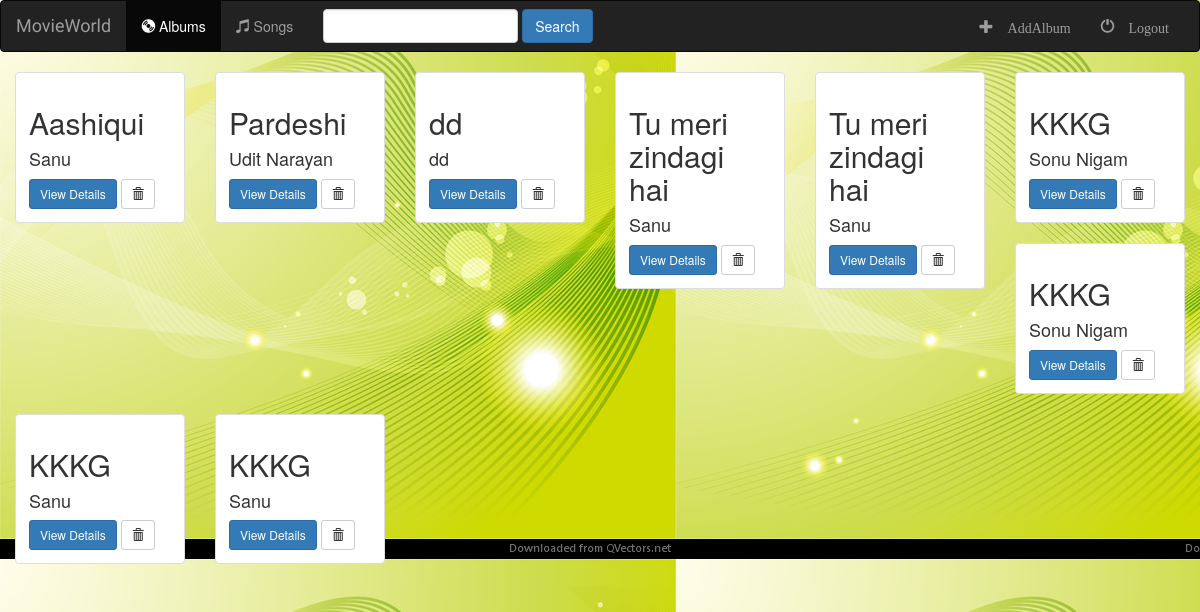
/music/, run on an earlier commit of the app's database.
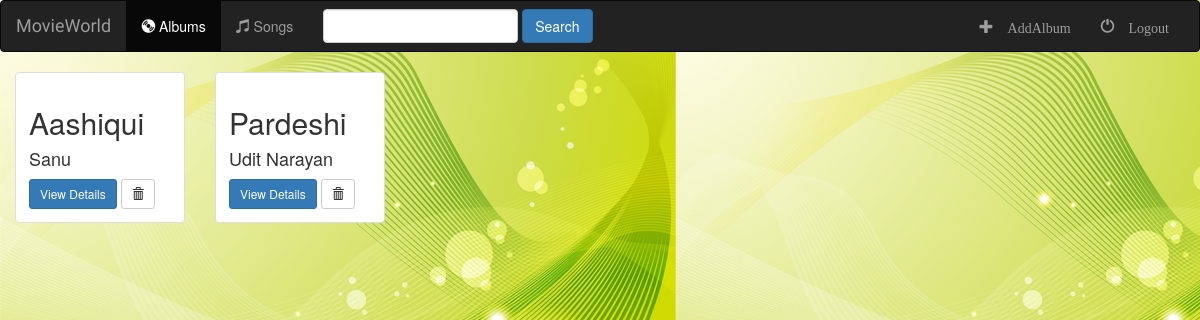
And on a later commit of the database.
### music/models.py (models this page shows, shortened)
class Album(models.Model):
    artist = models.CharField(max_length=200)
    album_title = models.CharField(max_length=200)
    genre = models.CharField(max_length=200)
    album_logo = models.FileField()

### music/views.py (the view)
# urls.py: path('', views.IndexView.as_view(), name='index'),
class IndexView(generic.ListView):
    template_name = 'music/index.html'
    context_object_name = 'all_album'
    def get_queryset(self):
        return Album.objects.all()

### music/templates/music/index.html (shortened to what this page needs)
{% extends 'music/base.html' %}
{% block body %}
<div class="container-fluid">
  <div class="row">
    {% if all_album %}
        {% for album in all_album %}
          <div class="col-sm-4 col-md-2">
            <div class="thumbnail">
              <div class="caption">
                <h2>{{album.album_title}}</h2>
                <h4>{{album.artist}}</h4>
                <a href="{% url 'music:detail' album.id %}" class="btn btn-primary btn-sm" role="button">View Details</a>
                <form action="{% url 'music:album-delete' album.id %}" method="post" style="display:inline" >
                    <button type="submit" class="btn btn-default btn-sm">
                        <span class="glyphicon glyphicon-trash"></span>
                    </button>
                </form>
              </div>
            </div>
          </div>
        {% endfor %}
    {% else %}
      <h3>No Album exists!</h3>
    {% endif %}
  </div>
</div>
{% endblock %}

### music/templates/music/base.html (shortened to what this page needs)
<!DOCTYPE html>
<html lang="en">
<head>
    {% load staticfiles %}
    <link type="text/css" rel="stylesheet" href="{% static 'music/styles.css' %}"/>
    <link type="text/css" rel="stylesheet" href="https://maxcdn.bootstrapcdn.com/bootstrap/3.3.6/css/bootstrap.min.css">
</head>
<body>
    <nav class="navbar navbar-inverse">
    <div class="container-fluid">
        <div class="navbar-header">
            <a class="navbar-brand" href="{% url 'music:index' %}">MovieWorld</a>
        </div>
        <div class="collapse navbar-collapse" id="topNavBar">
            <ul class="nav navbar-nav">
                <li class="active">
                    <a href="{% url 'music:index' %}">
                        <span class="glyphicon glyphicon-cd" aria-hidden="true"></span>&nbsp;Albums
                    </a>
                </li>
                <li class="">
                    <a href="#">
                        <span class="glyphicon glyphicon-music" aria-hidden="true"></span>&nbsp;Songs
                    </a>
                </li>
            </ul>
            <form class="navbar-form navbar-left" role="search" method="get" action="#">
                <div class="form-group">
                    <input type="text" class="form-control" name="q" value="">
                </div>
                <button type="submit" class="btn btn-primary">Search</button>
            </form>
            <ul class="nav navbar-nav navbar-right">
                <li class="">
                    <a href="{% url 'music:album-add' %}">
                        <span class="glyphicon glyphicon-plus" aria-hidden="true">&nbsp;AddAlbum</span>
                    </a>
                </li>
                <li class="">
                    <a href="#">
                        <span class="glyphicon glyphicon-off" aria-hidden="true">&nbsp;Logout</span>
                    </a>
                </li>
            </ul>
        </div>
    </div>
</nav>
{% block body%}
{% endblock%}
</body>
</html>

### music/static/music/styles.css (style rules this page uses)
body { background: url('images/background.png') }
.navbar { border-radius:0 }
.navbar-brand { font-family:'Satisfy',cursive; }

What changed in the data, as far as the page shows it:
removed Album: album_title "dd", artist "dd"
removed Album: album_title "Tu meri zindagi hai", artist "Sanu"
removed Album: album_title "Tu meri zindagi hai", artist "Sanu"
removed Album: album_title "KKKG", artist "Sonu Nigam"
removed Album: album_title "KKKG", artist "Sonu Nigam"
removed Album: album_title "KKKG", artist "Sanu"
removed Album: album_title "KKKG", artist "Sanu"
